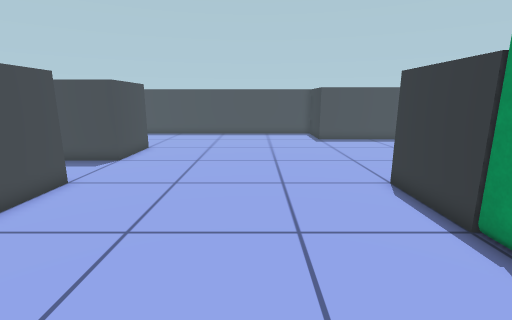
[1] (above)

15 first-person views from a walk through a Unity game level. The camera is 1.5 m above the floor, tilts 12° down and sees 85° across. The floor is counted in squares, 0.5 m on a side. Each view is taken from the middle of a square. On the plan, view 1 faces up. The plan holds only what a view shows up to about 20 squares ahead; the rest is blank. The place goes on beyond the plan.

[2]
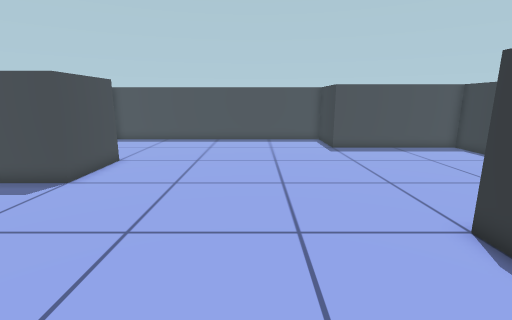

[3]
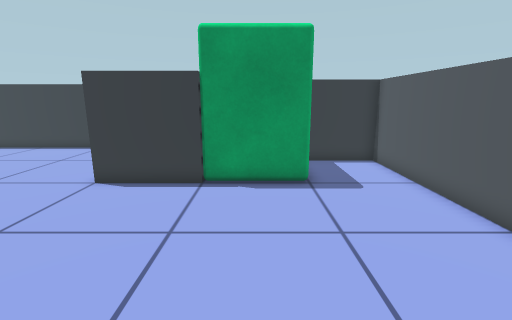

[4]
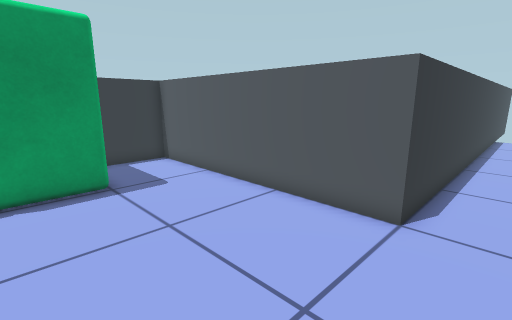

[5]
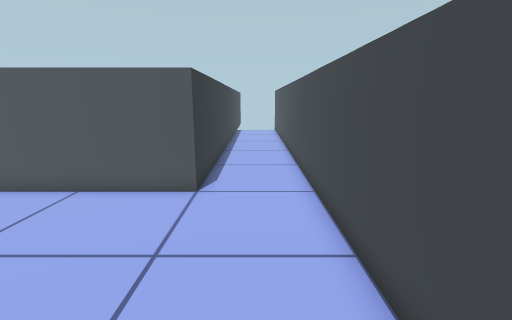

[6]
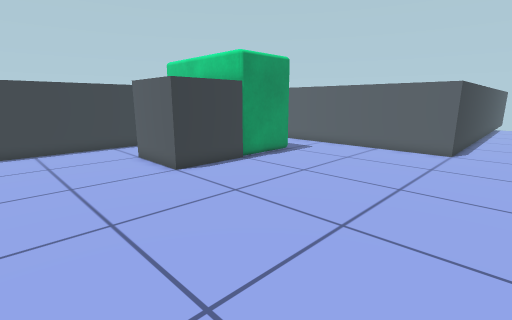

[7]
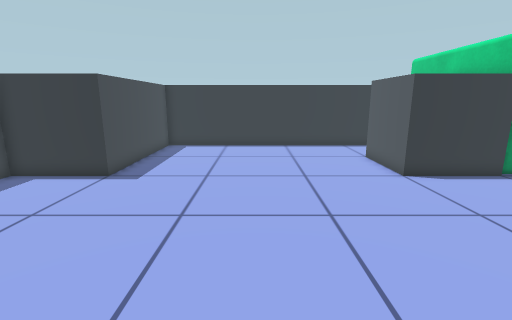

[8]
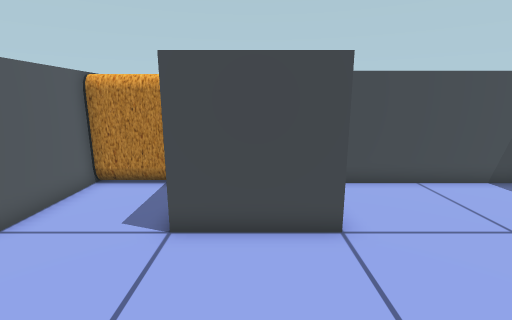

[9]
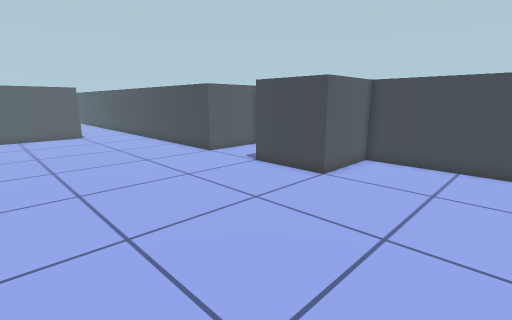

[10]
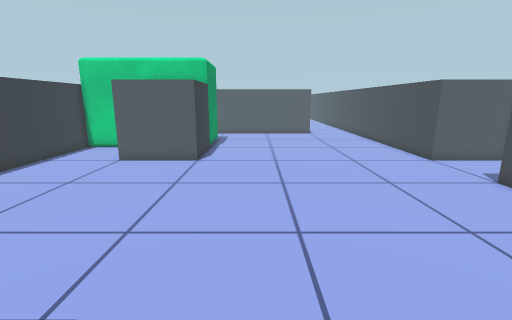

[11]
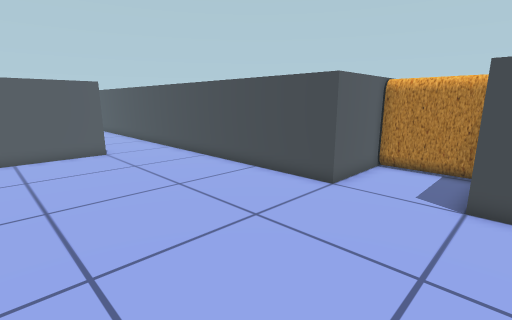

[12]
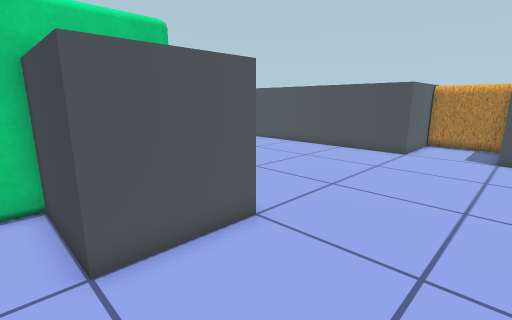

[13]
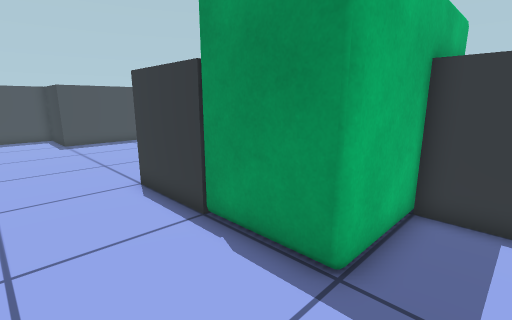

[14]
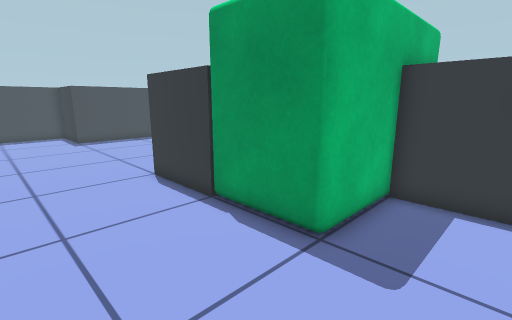

[15]
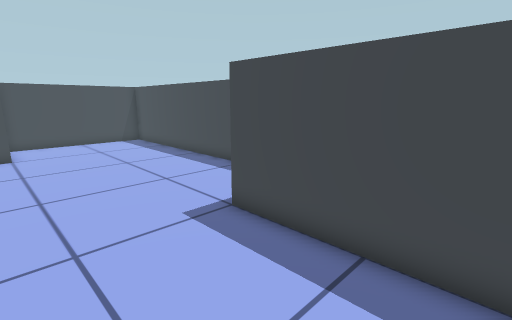

### Floor plan
Key: @ floor where view 1 was taken; # wall or solid block; . floor; O other object.
Columns run from 11 left of view 1 to 13 right of it. Each row starts with its distance up from view 1.
 24 #...............#
 23 #...............#
 22 #...............#########
 21 #.......................#
 20 #.......................#
 19 #.......................#
 18 #####...................#
 17     #...................#
 16     #...................#
 15     #...................#
 14 #####...................#
 13 O.......................#
 12 O.......................#
 11 O.......................#
 10 #####...........#####...#
  9     #...........#   #...#
  8     #...........#   #...#
  7     #...........#   #...#
  6     #...........#OOOOOOO#
  5     #...........O
  4     #...........O
  3     #...........O
  2     #...........OOOOOOOO
  1     #...............#
  0     #......@........#
 -1     #...............#
 -2     #...#############
 -3     #...#
 -4     #...#
 -5     #...#
 -6     #...#

Where each view was taken, in squares from view 1:
view 1: 0 up, 0 right, facing up
view 2: 4 up, 0 right, facing up
view 3: 4 up, 5 left, facing right
view 4: 5 up, 5 left, facing down-right
view 5: 7 up, 5 left, facing down
view 6: 16 up, 6 left, facing down-right
view 7: 16 up, 6 left, facing right
view 8: 16 up, 1 left, facing left
view 9: 24 up, 3 right, facing down-left
view 10: 24 up, 2 right, facing down
view 11: 15 up, 2 right, facing down-left
view 12: 15 up, 10 right, facing down-left
view 13: 0 up, 1 right, facing up-right
view 14: 1 down, 0 right, facing up-right
view 15: 17 up, 11 right, facing up-left
